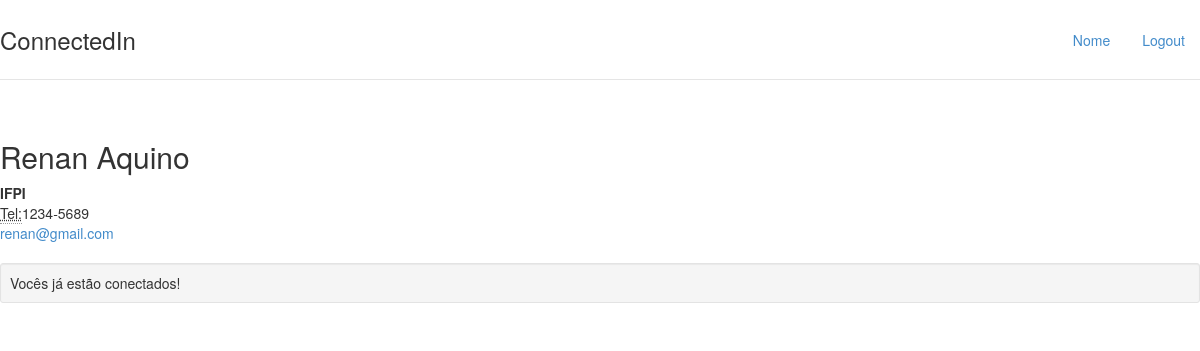
The page /perfil/1 on the database its author committed.
### perfis/models.py (models this page shows, shortened)
class Perfil(models.Model):
        nome = models.CharField(max_length=20)
        email = models.EmailField(max_length=30)
        telefone = models.CharField(max_length=11)
        nome_empresa = models.CharField(max_length=255)
        contatos = models.ManyToManyField('self')

### perfis/views.py (the view)
# urls.py: path('perfil/<int:perfil_id>', views.exibir_perfil, name='exibir'),
def exibir_perfil(request, perfil_id):
    perfil = Perfil.objects.get(id=perfil_id)
    perfil_logado = get_perfil_logado(request)
    conectados = perfil in perfil_logado.contatos.all()
    return render(request, 'perfil.html', {'perfil': perfil,'perfil_logado' : get_perfil_logado(request), 'conectados' : conectados})

### perfis/views.py (called while the page is built)
def get_perfil_logado(request):
    return Perfil.objects.get(id=2)

### perfis/templates/perfil.html
{% extends "base.html" %}
{% block body %}
<div class="row">
    <div class="col-lg-12">
        <h2>{{perfil.nome}}</h2>
        <address>
            <strong>{{perfil.nome_empresa}}</strong><br>
            <abbr title="Telefone">Tel:</abbr>{{perfil.telefone}}<br>
            <a href="mailto:{{perfil.email}}">{{perfil.email}}</a>
        </address>
        {% if conectados %}
            <div class="well well-sm">Vocês já estão conectados!</div>
        {% else %}
        <a href="{% url 'convidar' perfil.id %}" class="btn btn-success" role="button">Convidar</a>
        {% endif %}
    </div>
</div>
{% endblock %}

### perfis/static/styles/main.css (style rules this page uses)
body { padding-top: 20px; padding-bottom: 20px; }

### rows shown on the page
Perfil: nome "Renan Aquino", nome_empresa "IFPI", telefone "1234-5689", email "renan@gmail.com"
